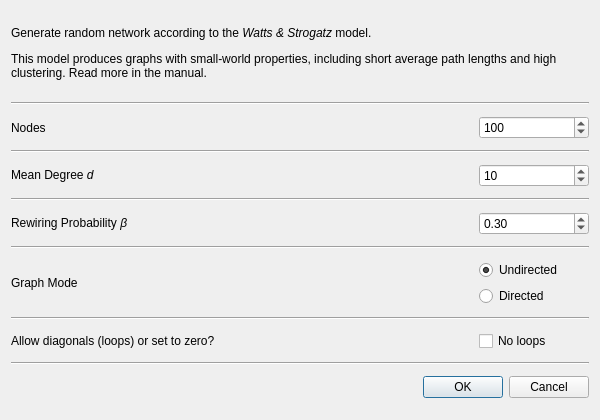
<?xml version="1.0" encoding="UTF-8"?>
<ui version="4.0">
 <class>DialogRandSmallWorld</class>
 <widget class="QDialog" name="DialogRandSmallWorld">
  <property name="geometry">
   <rect>
    <x>0</x>
    <y>0</y>
    <width>600</width>
    <height>420</height>
   </rect>
  </property>
  <property name="sizePolicy">
   <sizepolicy hsizetype="MinimumExpanding" vsizetype="MinimumExpanding">
    <horstretch>0</horstretch>
    <verstretch>0</verstretch>
   </sizepolicy>
  </property>
  <property name="minimumSize">
   <size>
    <width>600</width>
    <height>400</height>
   </size>
  </property>
  <property name="windowTitle">
   <string>Small-World network generator</string>
  </property>
  <layout class="QGridLayout" name="gridLayout">
   <item row="0" column="0">
    <widget class="QLabel" name="label_2">
     <property name="sizePolicy">
      <sizepolicy hsizetype="MinimumExpanding" vsizetype="MinimumExpanding">
       <horstretch>0</horstretch>
       <verstretch>0</verstretch>
      </sizepolicy>
     </property>
     <property name="minimumSize">
      <size>
       <width>450</width>
       <height>70</height>
      </size>
     </property>
     <property name="maximumSize">
      <size>
       <width>16777215</width>
       <height>75</height>
      </size>
     </property>
     <property name="frameShape">
      <enum>QFrame::Shape::NoFrame</enum>
     </property>
     <property name="frameShadow">
      <enum>QFrame::Shadow::Sunken</enum>
     </property>
     <property name="text">
      <string>&lt;html&gt;&lt;head/&gt;&lt;body&gt;&lt;p&gt;Generate random network according to the &lt;span style=&quot; font-style:italic;&quot;&gt;Watts &amp;amp; Strogatz&lt;/span&gt; model.&lt;/p&gt;&lt;p&gt;This model produces graphs with small-world properties, including short average path lengths and high clustering. Read more in the manual.&lt;/p&gt;&lt;/body&gt;&lt;/html&gt;</string>
     </property>
     <property name="textFormat">
      <enum>Qt::TextFormat::RichText</enum>
     </property>
     <property name="wordWrap">
      <bool>true</bool>
     </property>
    </widget>
   </item>
   <item row="1" column="0">
    <widget class="Line" name="line">
     <property name="orientation">
      <enum>Qt::Orientation::Horizontal</enum>
     </property>
    </widget>
   </item>
   <item row="2" column="0">
    <layout class="QHBoxLayout" name="horizontalLayout_2">
     <item>
      <widget class="QLabel" name="nodesLabel">
       <property name="sizePolicy">
        <sizepolicy hsizetype="MinimumExpanding" vsizetype="Preferred">
         <horstretch>0</horstretch>
         <verstretch>0</verstretch>
        </sizepolicy>
       </property>
       <property name="minimumSize">
        <size>
         <width>380</width>
         <height>0</height>
        </size>
       </property>
       <property name="text">
        <string>Nodes</string>
       </property>
      </widget>
     </item>
     <item>
      <widget class="QSpinBox" name="nodesSpinBox">
       <property name="sizePolicy">
        <sizepolicy hsizetype="Fixed" vsizetype="Fixed">
         <horstretch>0</horstretch>
         <verstretch>0</verstretch>
        </sizepolicy>
       </property>
       <property name="minimumSize">
        <size>
         <width>110</width>
         <height>0</height>
        </size>
       </property>
       <property name="toolTip">
        <string>&lt;html&gt;&lt;head/&gt;&lt;body&gt;&lt;p&gt;The resulting graph will have N nodes and N*d/2 edges&lt;/p&gt;&lt;/body&gt;&lt;/html&gt;</string>
       </property>
       <property name="minimum">
        <number>4</number>
       </property>
       <property name="maximum">
        <number>9999</number>
       </property>
       <property name="value">
        <number>100</number>
       </property>
      </widget>
     </item>
    </layout>
   </item>
   <item row="3" column="0">
    <widget class="Line" name="line_2">
     <property name="orientation">
      <enum>Qt::Orientation::Horizontal</enum>
     </property>
    </widget>
   </item>
   <item row="4" column="0">
    <layout class="QHBoxLayout" name="horizontalLayout_6">
     <property name="sizeConstraint">
      <enum>QLayout::SizeConstraint::SetMinimumSize</enum>
     </property>
     <item>
      <widget class="QLabel" name="label_4">
       <property name="sizePolicy">
        <sizepolicy hsizetype="MinimumExpanding" vsizetype="Preferred">
         <horstretch>0</horstretch>
         <verstretch>0</verstretch>
        </sizepolicy>
       </property>
       <property name="minimumSize">
        <size>
         <width>380</width>
         <height>0</height>
        </size>
       </property>
       <property name="text">
        <string>&lt;html&gt;&lt;head/&gt;&lt;body&gt;&lt;p&gt;Mean Degree &lt;span style=&quot; font-style:italic;&quot;&gt;d&lt;/span&gt;&lt;/p&gt;&lt;/body&gt;&lt;/html&gt;</string>
       </property>
      </widget>
     </item>
     <item>
      <widget class="QSpinBox" name="degreeSpinBox">
       <property name="minimumSize">
        <size>
         <width>110</width>
         <height>0</height>
        </size>
       </property>
       <property name="toolTip">
        <string>&lt;html&gt;&lt;head/&gt;&lt;body&gt;&lt;p&gt;This is the mean edge degree each new node will have&lt;/p&gt;&lt;/body&gt;&lt;/html&gt;</string>
       </property>
       <property name="minimum">
        <number>2</number>
       </property>
       <property name="maximum">
        <number>9999</number>
       </property>
       <property name="singleStep">
        <number>2</number>
       </property>
       <property name="value">
        <number>10</number>
       </property>
      </widget>
     </item>
    </layout>
   </item>
   <item row="5" column="0">
    <widget class="Line" name="line_3">
     <property name="orientation">
      <enum>Qt::Orientation::Horizontal</enum>
     </property>
    </widget>
   </item>
   <item row="6" column="0">
    <layout class="QHBoxLayout" name="horizontalLayout">
     <item>
      <widget class="QLabel" name="probLabel">
       <property name="sizePolicy">
        <sizepolicy hsizetype="MinimumExpanding" vsizetype="Preferred">
         <horstretch>0</horstretch>
         <verstretch>0</verstretch>
        </sizepolicy>
       </property>
       <property name="minimumSize">
        <size>
         <width>400</width>
         <height>0</height>
        </size>
       </property>
       <property name="text">
        <string>&lt;html&gt;&lt;head/&gt;&lt;body&gt;&lt;p&gt;Rewiring Probability &lt;span style=&quot; font-style:italic;&quot;&gt;β&lt;/span&gt;&lt;/p&gt;&lt;/body&gt;&lt;/html&gt;</string>
       </property>
      </widget>
     </item>
     <item>
      <widget class="QDoubleSpinBox" name="probDoubleSpinBox">
       <property name="sizePolicy">
        <sizepolicy hsizetype="Fixed" vsizetype="Fixed">
         <horstretch>0</horstretch>
         <verstretch>0</verstretch>
        </sizepolicy>
       </property>
       <property name="minimumSize">
        <size>
         <width>110</width>
         <height>0</height>
        </size>
       </property>
       <property name="minimum">
        <double>0.010000000000000</double>
       </property>
       <property name="maximum">
        <double>1.000000000000000</double>
       </property>
       <property name="singleStep">
        <double>0.010000000000000</double>
       </property>
       <property name="value">
        <double>0.300000000000000</double>
       </property>
      </widget>
     </item>
    </layout>
   </item>
   <item row="7" column="0">
    <widget class="Line" name="line_4">
     <property name="orientation">
      <enum>Qt::Orientation::Horizontal</enum>
     </property>
    </widget>
   </item>
   <item row="8" column="0">
    <layout class="QHBoxLayout" name="horizontalLayout_3">
     <item>
      <widget class="QLabel" name="label">
       <property name="sizePolicy">
        <sizepolicy hsizetype="MinimumExpanding" vsizetype="Preferred">
         <horstretch>0</horstretch>
         <verstretch>0</verstretch>
        </sizepolicy>
       </property>
       <property name="minimumSize">
        <size>
         <width>400</width>
         <height>0</height>
        </size>
       </property>
       <property name="text">
        <string>Graph Mode</string>
       </property>
      </widget>
     </item>
     <item>
      <layout class="QVBoxLayout" name="verticalLayout">
       <item>
        <widget class="QRadioButton" name="undirectedRadioButton">
         <property name="sizePolicy">
          <sizepolicy hsizetype="Fixed" vsizetype="Fixed">
           <horstretch>0</horstretch>
           <verstretch>0</verstretch>
          </sizepolicy>
         </property>
         <property name="minimumSize">
          <size>
           <width>110</width>
           <height>0</height>
          </size>
         </property>
         <property name="text">
          <string>Undirected</string>
         </property>
         <property name="checked">
          <bool>true</bool>
         </property>
         <property name="autoExclusive">
          <bool>false</bool>
         </property>
        </widget>
       </item>
       <item>
        <widget class="QRadioButton" name="directedRadioButton">
         <property name="sizePolicy">
          <sizepolicy hsizetype="Fixed" vsizetype="Fixed">
           <horstretch>0</horstretch>
           <verstretch>0</verstretch>
          </sizepolicy>
         </property>
         <property name="minimumSize">
          <size>
           <width>100</width>
           <height>0</height>
          </size>
         </property>
         <property name="text">
          <string>Directed</string>
         </property>
         <property name="autoExclusive">
          <bool>false</bool>
         </property>
        </widget>
       </item>
      </layout>
     </item>
    </layout>
   </item>
   <item row="9" column="0">
    <widget class="Line" name="line_5">
     <property name="orientation">
      <enum>Qt::Orientation::Horizontal</enum>
     </property>
    </widget>
   </item>
   <item row="10" column="0">
    <layout class="QHBoxLayout" name="horizontalLayout_4">
     <item>
      <widget class="QLabel" name="label_3">
       <property name="sizePolicy">
        <sizepolicy hsizetype="MinimumExpanding" vsizetype="Preferred">
         <horstretch>0</horstretch>
         <verstretch>0</verstretch>
        </sizepolicy>
       </property>
       <property name="minimumSize">
        <size>
         <width>400</width>
         <height>0</height>
        </size>
       </property>
       <property name="text">
        <string>Allow diagonals (loops) or set to zero?</string>
       </property>
      </widget>
     </item>
     <item>
      <layout class="QVBoxLayout" name="verticalLayout_2">
       <item>
        <widget class="QCheckBox" name="diagCheckBox">
         <property name="sizePolicy">
          <sizepolicy hsizetype="Fixed" vsizetype="Fixed">
           <horstretch>0</horstretch>
           <verstretch>0</verstretch>
          </sizepolicy>
         </property>
         <property name="minimumSize">
          <size>
           <width>110</width>
           <height>0</height>
          </size>
         </property>
         <property name="toolTip">
          <string>Check to allow loops (nodes linking to themselves) in the new network</string>
         </property>
         <property name="text">
          <string>No loops</string>
         </property>
         <property name="checked">
          <bool>false</bool>
         </property>
        </widget>
       </item>
      </layout>
     </item>
    </layout>
   </item>
   <item row="11" column="0">
    <widget class="Line" name="line_6">
     <property name="orientation">
      <enum>Qt::Orientation::Horizontal</enum>
     </property>
    </widget>
   </item>
   <item row="12" column="0">
    <widget class="QDialogButtonBox" name="buttonBox">
     <property name="orientation">
      <enum>Qt::Orientation::Horizontal</enum>
     </property>
     <property name="standardButtons">
      <set>QDialogButtonBox::StandardButton::Cancel|QDialogButtonBox::StandardButton::Ok</set>
     </property>
    </widget>
   </item>
  </layout>
 </widget>
 <resources/>
 <connections>
  <connection>
   <sender>buttonBox</sender>
   <signal>accepted()</signal>
   <receiver>DialogRandSmallWorld</receiver>
   <slot>accept()</slot>
   <hints>
    <hint type="sourcelabel">
     <x>257</x>
     <y>373</y>
    </hint>
    <hint type="destinationlabel">
     <x>157</x>
     <y>274</y>
    </hint>
   </hints>
  </connection>
  <connection>
   <sender>buttonBox</sender>
   <signal>rejected()</signal>
   <receiver>DialogRandSmallWorld</receiver>
   <slot>reject()</slot>
   <hints>
    <hint type="sourcelabel">
     <x>325</x>
     <y>373</y>
    </hint>
    <hint type="destinationlabel">
     <x>286</x>
     <y>274</y>
    </hint>
   </hints>
  </connection>
 </connections>
</ui>
